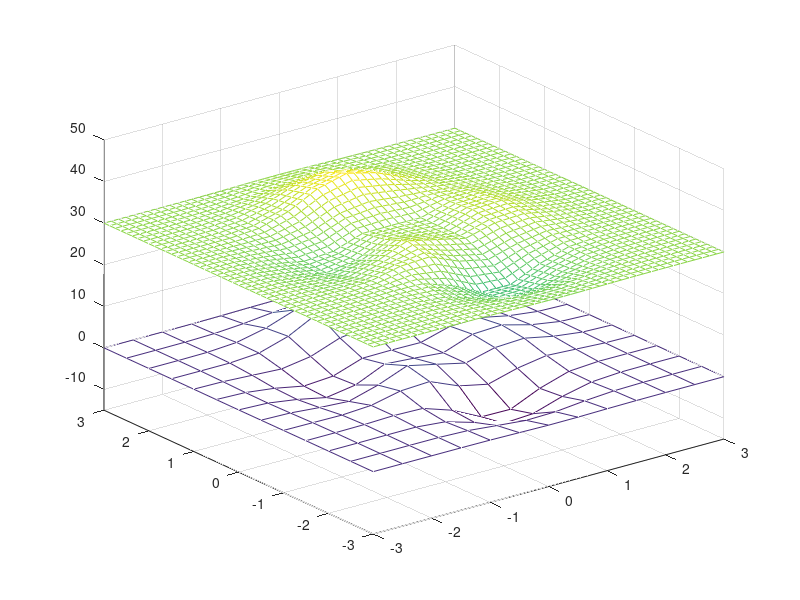

The MATLAB script that drew this image:
[X,Y]=meshgrid(-3:.5:3);
Z=peaks(X,Y);
[XI,YI]=meshgrid(-3:.125:3);
ZI=interp2(X,Y,Z,XI,YI);
mesh(X,Y,Z);
hold; 
mesh(XI,YI,ZI+30);
hold off;
axis([-3 3 -3 3 -15 50])
